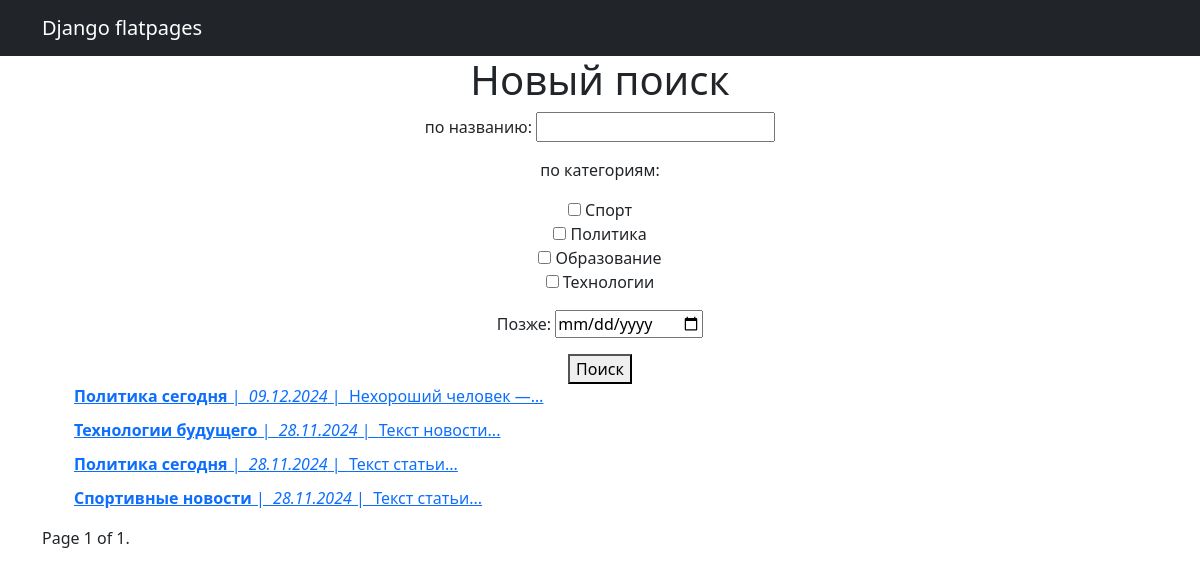
Page /news/search/ on the earlier database version.
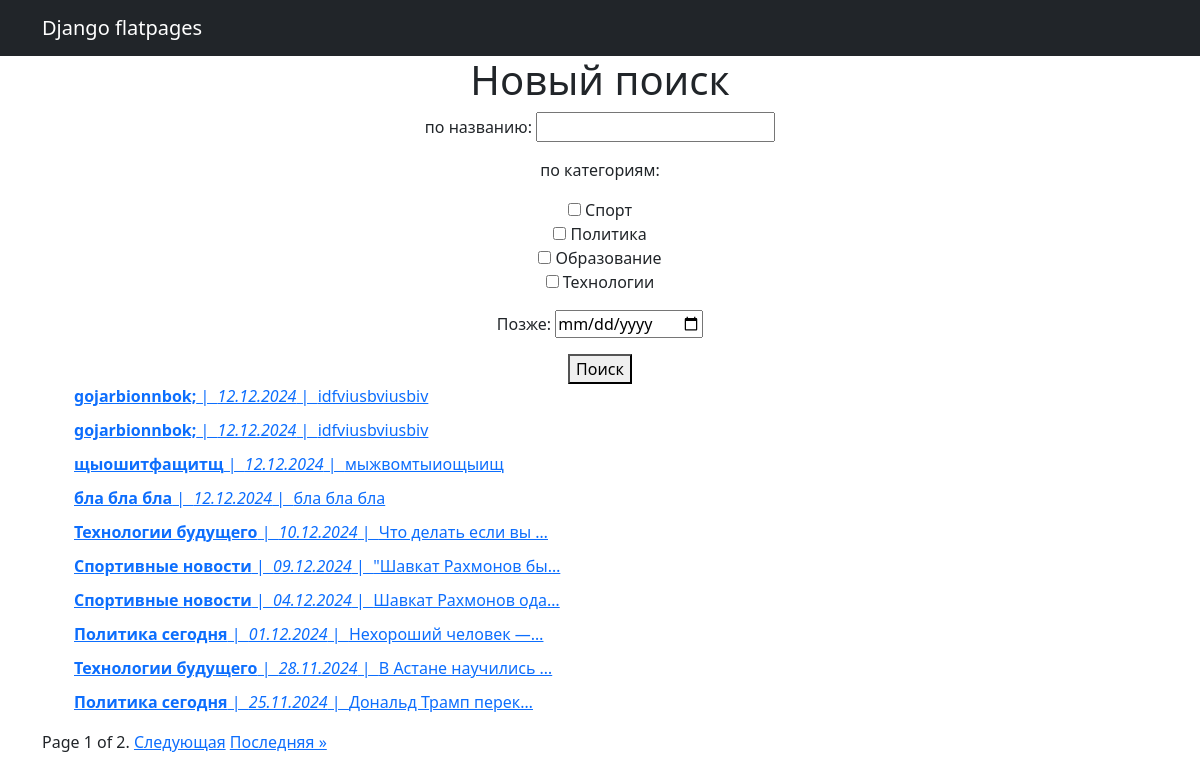
Same page on the later database version.
### newsapp/models.py (models this page shows, shortened)
class Post(models.Model):
    ARTICLE = 'статья'
    NEWS = 'новость'
    POST_TYPES = [
        (ARTICLE, 'Статья'),
        (NEWS, 'Новость'),
    ]
    author = models.ForeignKey(Author, on_delete=models.CASCADE)
    post_type = models.CharField(max_length=20, choices=POST_TYPES)
    created_at = models.DateTimeField(auto_now_add=True)
    categories = models.ManyToManyField(Category, through='PostCategory')
    title = models.CharField(max_length=255)
    text = models.TextField()
    rating = models.IntegerField(default=0)

### newsapp/views.py (the view)
# urls.py: path('search/', views.news_search, name='news_search'),
def news_search(request):
    post_filter = News_filters(request.GET, queryset=Post.objects.all().order_by('-created_at'))
    paginator = Paginator(post_filter.qs, 10)
    page_number = request.GET.get('page')
    page_obj = paginator.get_page(page_number)
    return render(request, 'news_search.html', {'page_obj': page_obj, 'filter': post_filter})

### newsapp/models.py (called while the page is built)
    def __str__(self):
        return self.name

### newsapp/templatetags/censor.py (called while the page is built)
@register.filter
def censor(value):
    bad_words = ['редиска', 'фуфло']
    for word in bad_words:
        value = value.replace(word, '*' * len(word))
    return value

### templates/news_search.html (shortened to what this page needs)
{% extends 'flatpages/default.html' %}
{% load censor %}
{% block content %}
    <h1>Новый поиск</h1>
    <form method="get">
        {{ filter.form.as_p }}
        <button type="submit">Поиск</button>
    </form>
    <ul>
        {% for post in page_obj %}
            <div style="display: flex; align-items: center; margin-bottom: 10px;">
                <a href="{% url 'news_detail' post.id %}">
                    <strong>{{ post.title|censor }}</strong>&nbsp;|&nbsp;
                    <em>{{ post.created_at|date:"d.m.Y" }}</em>&nbsp;|&nbsp;
                    <span>{{ post.text|censor|truncatechars:20 }}</span>
                </a>
            </div>
        {% endfor %}
    </ul>
    <div class="pagination">
        <span class="step-links">
            <span class="current">
                Page {{ page_obj.number }} of {{ page_obj.paginator.num_pages }}.
            </span>
            {% if page_obj.has_next %}
                <a href="?page={{ page_obj.next_page_number }}">Следующая</a>
                <a href="?page={{ page_obj.paginator.num_pages }}">Последняя &raquo;</a>
            {% endif %}
        </span>
    </div>
{% endblock %}

Differences in the rows shown:
no longer on this page (row edited): Post: title|censor "Спортивные новости", created_at "28.11.2024", text|censor "Текст статьи..."
added Post: title|censor "gojarbionnbok;", created_at "12.12.2024", text|censor "idfviusbviusbiv"
added Post: title|censor "gojarbionnbok;", created_at "12.12.2024", text|censor "idfviusbviusbiv"
added Post: title|censor "щыошитфащитщ", created_at "12.12.2024", text|censor "мыжвомтыиощыищ"
added Post: title|censor "бла бла бла", created_at "12.12.2024", text|censor "бла бла бла"
added Post: title|censor "Технологии будущего", created_at "10.12.2024", text|censor "Что делать если вы …"
added Post: title|censor "Спортивные новости", created_at "09.12.2024", text|censor "\"Шавкат Рахмонов бы…"
added Post: title|censor "Спортивные новости", created_at "04.12.2024", text|censor "Шавкат Рахмонов ода…"
changed Post "Нехороший человек —…": created_at "09.12.2024" → "01.12.2024"
changed Post: text|censor "Текст новости..." → "В Астане научились …"
changed Post: created_at "28.11.2024" → "25.11.2024"; text|censor "Текст статьи..." → "Дональд Трамп перек…"
Other differences:
{{ page_obj.paginator.num_pages }}: "1" → "2"
text now shown: "Следующая Последняя »"
